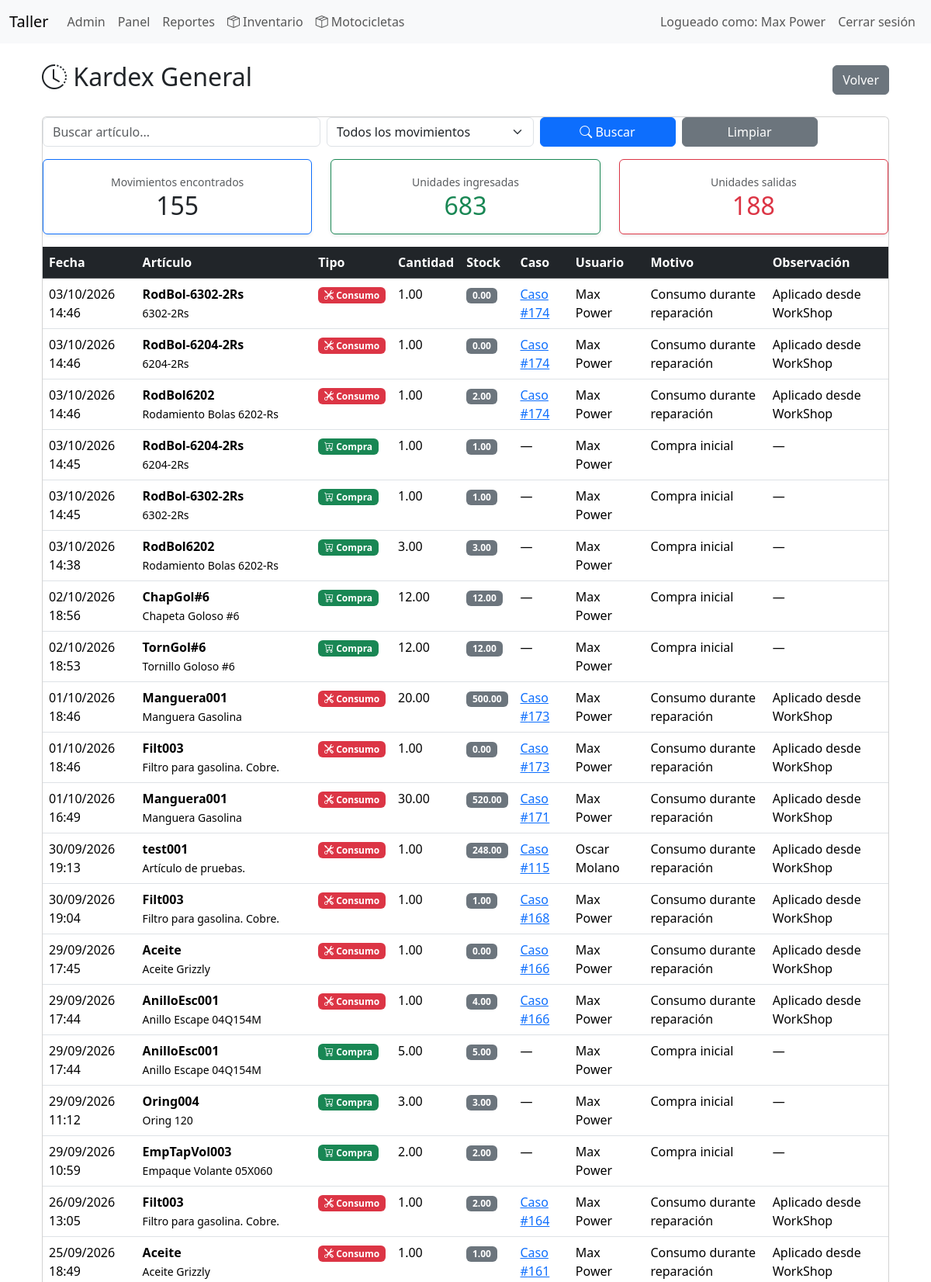
Page /index.php?controller=inventory&action=kardex (signed in, upper part) on the committed database.
### tables this page shows
CREATE TABLE `movimientos_inventario` (
  `id` int(11) NOT NULL,
  `parte_id` int(11) NOT NULL,
  `usuario_id` int(11) NOT NULL,
  `caso_id` int(11) DEFAULT NULL,
  `tipo` enum('compra','consumo','ajuste_entrada','ajuste_salida') NOT NULL,
  `motivo` varchar(255) DEFAULT NULL,
  `cantidad` decimal(12,2) NOT NULL,
  `stock_resultante` decimal(12,2) NOT NULL DEFAULT 0.00,
  `costo_unitario` decimal(10,2) DEFAULT NULL,
  `observacion` text DEFAULT NULL,
  `fecha` datetime NOT NULL DEFAULT current_timestamp()
);

CREATE TABLE `partes` (
  `id` int(11) NOT NULL,
  `codigo` varchar(60) NOT NULL,
  `categoria_id` int(11) DEFAULT NULL,
  `tipo` enum('repuesto','insumo','herramienta') NOT NULL DEFAULT 'repuesto',
  `nombre` varchar(150) NOT NULL,
  `marca` varchar(100) DEFAULT NULL,
  `fabricante_repuesto_id` int(11) DEFAULT NULL,
  `numero_parte` varchar(100) DEFAULT NULL,
  `created_by` int(11) DEFAULT NULL,
  `unidad` enum('Unidad','Juego','Par','Litro','Mililitro','Kilogramo','Gramo','Metro','Centimetro') NOT NULL DEFAULT 'Unidad',
  `stock_actual` decimal(12,2) NOT NULL DEFAULT 0.00,
  `stock_reservado` decimal(12,2) NOT NULL DEFAULT 0.00,
  `stock_minimo` decimal(12,2) NOT NULL DEFAULT 0.00,
  `costo` decimal(10,2) NOT NULL DEFAULT 0.00,
  `precio_venta` decimal(10,2) NOT NULL DEFAULT 0.00,
  `ubicacion` varchar(120) DEFAULT NULL,
  `codigo_barras` varchar(100) DEFAULT NULL,
  `imagen` varchar(255) DEFAULT NULL,
  `activo` tinyint(1) NOT NULL DEFAULT 1,
  `created_at` datetime NOT NULL DEFAULT current_timestamp(),
  `updated_at` datetime NOT NULL DEFAULT current_timestamp() ON UPDATE current_timestamp()
);

CREATE TABLE `casos` (
  `id` int(11) NOT NULL,
  `vehiculo_id` int(11) NOT NULL,
  `mecanico_id` int(11) DEFAULT NULL,
  `fecha_ingreso` date DEFAULT NULL,
  `hora_ingreso` time DEFAULT NULL,
  `causa` text DEFAULT NULL,
  `observaciones` text DEFAULT NULL,
  `diagnostico` text DEFAULT NULL,
  `estado` enum('abierto','cerrado') DEFAULT 'abierto',
  `fecha_cierre` datetime DEFAULT NULL,
  `cerrado_por` int(11) DEFAULT NULL,
  `precio_cobrado` int(11) DEFAULT NULL,
  `descuento` int(11) DEFAULT 0,
  `utilidad` decimal(10,2) DEFAULT 0.00
);

CREATE TABLE `usuarios` (
  `id` int(11) NOT NULL,
  `nombre` varchar(150) NOT NULL,
  `usuario` varchar(100) NOT NULL,
  `contraseña_hash` varchar(255) NOT NULL,
  `rol` enum('admin','mecanico') NOT NULL DEFAULT 'mecanico',
  `fecha_creacion` datetime NOT NULL
);

### app/controllers/BaseController.php (called while the page is built, shortened)
<?php
abstract class BaseController
{
    protected function render(string $view, array $data = []): void
    {
        extract($data);
        require __DIR__ . '/../views/layouts/header.php';
        require __DIR__ . '/../views/' . $view . '.php';
        require __DIR__ . '/../views/layouts/footer.php';
    }
}

### app/controllers/InventoryController.php (called while the page is built, shortened)
<?php
class InventoryController extends BaseController
{
    private Part $partModel;
    public function __construct(PDO $pdo)
    {
        $this->partModel = new Part($pdo);
    }
    public function kardex(): void
    {
        $filters = [
            'buscar' => trim($_GET['buscar'] ?? ''),
            'tipo' => trim($_GET['tipo'] ?? '')
        ];
        $movements = $this->partModel->getAllMovements($filters);
        $summary = [
            'movimientos' => count($movements),
            'entradas' => 0,
            'salidas' => 0
        ];
        foreach ($movements as $m) {
            if (in_array($m['tipo'], ['compra', 'ajuste_entrada'])) {
                $summary['entradas'] += $m['cantidad'];
            }
            if (in_array($m['tipo'], ['consumo', 'ajuste_salida'])) {
                $summary['salidas'] += $m['cantidad'];
            }
        }
        $this->render(
            'inventory/kardex',
            [
                'title'     => 'Kardex General',
                'movements' => $movements,
                'filters'   => $filters,
                'summary'   => $summary
            ]
        );
    }
}

### app/models/BaseModel.php (called while the page is built, shortened)
<?php
class BaseModel
{
    public function __construct(PDO $pdo)
    {
        $this->db = $pdo;
    }
}

### app/models/Part.php (called while the page is built, shortened)
<?php
class Part extends BaseModel
{
    public function getAllMovements(array $filters = []): array
    {
        $sql = "
        SELECT
            m.*,
            p.codigo,
            p.nombre AS articulo,
            u.nombre AS usuario,
            c.id AS caso
        FROM movimientos_inventario m
        INNER JOIN partes p
            ON p.id = m.parte_id
        INNER JOIN usuarios u
            ON u.id = m.usuario_id
        LEFT JOIN casos c
            ON c.id = m.caso_id
    ";
        $params = [];
        $sql .= "
        ORDER BY
            m.fecha DESC,
            m.id DESC
    ";
        $stmt = $this->db->prepare($sql);
        $stmt->execute($params);
        return $stmt->fetchAll(PDO::FETCH_ASSOC);
    }
}

### app/views/inventory/kardex.php (the view, shortened to what this page needs)
<div class="container mt-4">
    <div class="d-flex justify-content-between align-items-center mb-4">
        <h2>
            <i class="bi bi-clock-history"></i>
            Kardex General
        </h2>
        <a
            href="index.php?controller=inventory"
            class="btn btn-secondary">
            Volver
        </a>
    </div>
    <div class="card">
        <div class="card-body p-0">
            <form class="row g-2 mb-3" method="GET">
                <div class="col-md-4">
                    <input
                        type="text"
                        class="form-control"
                        name="buscar"
                        placeholder="Buscar artículo..."
                        value="<?= htmlspecialchars($_GET['buscar'] ?? '') ?>">
                </div>
                <div class="col-md-3">
                    <select
                        name="tipo"
                        class="form-select">
                        <option
                            value=""
                            <?= empty($filters['tipo']) ? 'selected' : '' ?>>
                            Todos los movimientos
                        </option>
                    </select>
                </div>
                <div class="col-md-2">
                    <button class="btn btn-primary w-100">
                        <i class="bi bi-search"></i>
                        Buscar
                    </button>
                </div>
                <div class="col-md-2">
                    <a
                        href="index.php?controller=inventory&action=kardex"
                        class="btn btn-secondary w-100">
                        Limpiar
                    </a>
                </div>
            </form>
            <div class="row mb-3">
                <div class="col-md-4">
                    <div class="card border-primary shadow-sm">
                        <div class="card-body text-center">
                            <small class="text-muted">
                                Movimientos encontrados
                            </small>
                            <h2 class="mb-0">
                                <?= number_format($summary['movimientos']) ?>
                            </h2>
                        </div>
                    </div>
                </div>
                <div class="col-md-4">
                    <div class="card border-success shadow-sm">
                        <div class="card-body text-center">
                            <small class="text-muted">
                                Unidades ingresadas
                            </small>
                            <h2 class="mb-0 text-success">
                                <?= number_format($summary['entradas']) ?>
                            </h2>
                        </div>
                    </div>
                </div>
                <div class="col-md-4">
                    <div class="card border-danger shadow-sm">
                        <div class="card-body text-center">
                            <small class="text-muted">
                                Unidades salidas
                            </small>
                            <h2 class="mb-0 text-danger">
                                <?= number_format($summary['salidas']) ?>
                            </h2>
                        </div>
                    </div>
                </div>
            </div>
            <table class="table table-hover mb-0">
                <thead class="table-dark">
                    <tr>
                        <th>Fecha</th>
                        <th>Artículo</th>
                        <th>Tipo</th>
                        <th>Cantidad</th>
                        <th>Stock</th>
                        <th>Caso</th>
                        <th>Usuario</th>
                        <th>Motivo</th>
                        <th>Observación</th>
                    </tr>
                </thead>
                <tbody>
                    <?php if (empty($movements)): ?>
                        <tr>
                            <td colspan="9" class="text-center text-muted p-4">
                                <i class="bi bi-search"></i>
                                No se encontraron movimientos.
                            </td>
                        </tr>
                    <?php else: ?>
                        <?php foreach ($movements as $m): ?>
                            <tr>
                                <td>
                                    <?= date('d/m/Y H:i', strtotime($m['fecha'])) ?>
                                </td>
                                <td>
                                    <strong><?= htmlspecialchars($m['codigo']) ?></strong><br>
                                    <small><?= htmlspecialchars($m['articulo']) ?></small>
                                </td>
                                <td>
                                    <?php
                                    switch ($m['tipo']) {
                                        case 'compra':
                                            echo '<span class="badge bg-success">
            <i class="bi bi-cart-plus"></i>
            Compra
          </span>';
                                            break;
                                        case 'consumo':
                                            echo '<span class="badge bg-danger">
            <i class="bi bi-tools"></i>
            Consumo
          </span>';
                                            break;
                                    }
                                    ?>
                                </td>
                                <td>
                                    <?= $m['cantidad'] ?>
                                </td>
                                <td>
                                    <span class="badge bg-secondary">
                                        <?= $m['stock_resultante'] ?>
                                    </span>
                                </td>
                                <td>
                                    <?php if ($m['caso']): ?>
                                        <a
                                            href="index.php?controller=mechanic&action=viewCase&case_id=<?= $m['caso'] ?>">
                                            Caso #<?= $m['caso'] ?>
                                        </a>
                                    <?php else: ?>
                                        —
                                    <?php endif; ?>
                                </td>
                                <td>
                                    <?= htmlspecialchars($m['usuario']) ?>
                                </td>
                                <td>
                                    <?= htmlspecialchars($m['motivo']) ?>
                                </td>
                                <td>
                                    <?= htmlspecialchars($m['observacion'] ?: '—') ?>
                                </td>
                            </tr>
                        <?php endforeach; ?>
                    <?php endif; ?>
                </tbody>
            </table>
        </div>
    </div>
</div>

### public/css/style.css (style rules this page uses)
body { padding-bottom: 40px; }

### rows in the picture
movimientos_inventario: fecha "03/10/2026 14:46", parte.codigo "RodBol-6302-2Rs", parte.nombre "6302-2Rs", tipo "consumo" (drawn), cantidad "1.00", stock_resultante "0.00", caso "174", usuario.nombre "Max Power", motivo "Consumo durante reparación", observacion "Aplicado desde WorkShop"
movimientos_inventario: fecha "03/10/2026 14:46", parte.codigo "RodBol-6204-2Rs", parte.nombre "6204-2Rs", tipo "consumo" (drawn), cantidad "1.00", stock_resultante "0.00", caso "174", usuario.nombre "Max Power", motivo "Consumo durante reparación", observacion "Aplicado desde WorkShop"
movimientos_inventario: fecha "03/10/2026 14:46", parte.codigo "RodBol6202", parte.nombre "Rodamiento Bolas 6202-Rs", tipo "consumo" (drawn), cantidad "1.00", stock_resultante "2.00", caso "174", usuario.nombre "Max Power", motivo "Consumo durante reparación", observacion "Aplicado desde WorkShop"
movimientos_inventario: fecha "03/10/2026 14:45", parte.codigo "RodBol-6204-2Rs", parte.nombre "6204-2Rs", tipo "compra" (drawn), cantidad "1.00", stock_resultante "1.00", usuario.nombre "Max Power", motivo "Compra inicial", observacion "—"
movimientos_inventario: fecha "03/10/2026 14:45", parte.codigo "RodBol-6302-2Rs", parte.nombre "6302-2Rs", tipo "compra" (drawn), cantidad "1.00", stock_resultante "1.00", usuario.nombre "Max Power", motivo "Compra inicial", observacion "—"
movimientos_inventario: fecha "03/10/2026 14:38", parte.codigo "RodBol6202", parte.nombre "Rodamiento Bolas 6202-Rs", tipo "compra" (drawn), cantidad "3.00", stock_resultante "3.00", usuario.nombre "Max Power", motivo "Compra inicial", observacion "—"
movimientos_inventario: fecha "02/10/2026 18:56", parte.codigo "ChapGol#6", parte.nombre "Chapeta Goloso #6", tipo "compra" (drawn), cantidad "12.00", stock_resultante "12.00", usuario.nombre "Max Power", motivo "Compra inicial", observacion "—"
movimientos_inventario: fecha "02/10/2026 18:53", parte.codigo "TornGol#6", parte.nombre "Tornillo Goloso #6", tipo "compra" (drawn), cantidad "12.00", stock_resultante "12.00", usuario.nombre "Max Power", motivo "Compra inicial", observacion "—"
movimientos_inventario: fecha "01/10/2026 18:46", parte.codigo "Manguera001", parte.nombre "Manguera Gasolina", tipo "consumo" (drawn), cantidad "20.00", stock_resultante "500.00", caso "173", usuario.nombre "Max Power", motivo "Consumo durante reparación", observacion "Aplicado desde WorkShop"
movimientos_inventario: fecha "01/10/2026 18:46", parte.codigo "Filt003", parte.nombre "Filtro para gasolina. Cobre.", tipo "consumo" (drawn), cantidad "1.00", stock_resultante "0.00", caso "173", usuario.nombre "Max Power", motivo "Consumo durante reparación", observacion "Aplicado desde WorkShop"
movimientos_inventario: fecha "01/10/2026 16:49", parte.codigo "Manguera001", parte.nombre "Manguera Gasolina", tipo "consumo" (drawn), cantidad "30.00", stock_resultante "520.00", caso "171", usuario.nombre "Max Power", motivo "Consumo durante reparación", observacion "Aplicado desde WorkShop"
movimientos_inventario: fecha "30/09/2026 19:13", parte.codigo "test001", parte.nombre "Artículo de pruebas.", tipo "consumo" (drawn), cantidad "1.00", stock_resultante "248.00", caso "115", usuario.nombre "Oscar Molano", motivo "Consumo durante reparación", observacion "Aplicado desde WorkShop"
movimientos_inventario: fecha "30/09/2026 19:04", parte.codigo "Filt003", parte.nombre "Filtro para gasolina. Cobre.", tipo "consumo" (drawn), cantidad "1.00", stock_resultante "1.00", caso "168", usuario.nombre "Max Power", motivo "Consumo durante reparación", observacion "Aplicado desde WorkShop"
movimientos_inventario: fecha "29/09/2026 17:45", parte.codigo "Aceite", parte.nombre "Aceite Grizzly", tipo "consumo" (drawn), cantidad "1.00", stock_resultante "0.00", caso "166", usuario.nombre "Max Power", motivo "Consumo durante reparación", observacion "Aplicado desde WorkShop"
movimientos_inventario: fecha "29/09/2026 17:44", parte.codigo "AnilloEsc001", parte.nombre "Anillo Escape 04Q154M", tipo "consumo" (drawn), cantidad "1.00", stock_resultante "4.00", caso "166", usuario.nombre "Max Power", motivo "Consumo durante reparación", observacion "Aplicado desde WorkShop"
movimientos_inventario: fecha "29/09/2026 17:44", parte.codigo "AnilloEsc001", parte.nombre "Anillo Escape 04Q154M", tipo "compra" (drawn), cantidad "5.00", stock_resultante "5.00", usuario.nombre "Max Power", motivo "Compra inicial", observacion "—"
movimientos_inventario: fecha "29/09/2026 11:12", parte.codigo "Oring004", parte.nombre "Oring 120", tipo "compra" (drawn), cantidad "3.00", stock_resultante "3.00", usuario.nombre "Max Power", motivo "Compra inicial", observacion "—"
movimientos_inventario: fecha "29/09/2026 10:59", parte.codigo "EmpTapVol003", parte.nombre "Empaque Volante 05X060", tipo "compra" (drawn), cantidad "2.00", stock_resultante "2.00", usuario.nombre "Max Power", motivo "Compra inicial", observacion "—"
movimientos_inventario: fecha "26/09/2026 13:05", parte.codigo "Filt003", parte.nombre "Filtro para gasolina. Cobre.", tipo "consumo" (drawn), cantidad "1.00", stock_resultante "2.00", caso "164", usuario.nombre "Max Power", motivo "Consumo durante reparación", observacion "Aplicado desde WorkShop"
movimientos_inventario: fecha "25/09/2026 18:49", parte.codigo "Aceite", parte.nombre "Aceite Grizzly", tipo "consumo" (drawn), cantidad "1.00", stock_resultante "1.00", caso "161", usuario.nombre "Max Power", motivo "Consumo durante reparación", observacion "Aplicado desde WorkShop"

### other values in the picture
$_SESSION['user_name'] "Max Power"
$summary['movimientos'] "155"
$summary['entradas'] "683"
$summary['salidas'] "188"
